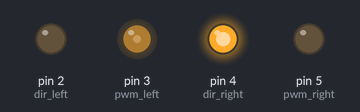
Recording of a sketch running on a simulated Arduino Uno, built with avr-gcc and run on an emulated ATmega328P. On the bench: output pins drawn as LEDs (lit = HIGH).

Above: at 0.1 s.
Timing chart, 0 to 1.6 s (numbered marks = the images above):
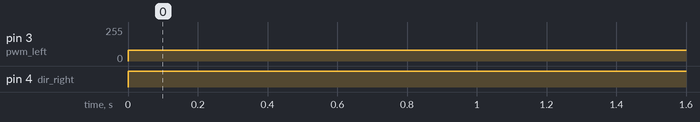

The sketch:

tp.ino
```cpp
#include <HCSR04.h>
UltraSonicDistanceSensor right_sensor(13, 10);
UltraSonicDistanceSensor centre_sensor(12,9);
UltraSonicDistanceSensor left_sensor(11,8);
#define dir_left 2
#define pwm_left 3
#define dir_right 4
#define pwm_right 5


void setup () {
  pinMode(dir_left, OUTPUT);
  pinMode(dir_right,OUTPUT);
  pinMode(pwm_left, OUTPUT);
  pinMode(pwm_right,OUTPUT);
    Serial.begin(9600);  // We initialize serial connection so that we could print values from sensor.
}

void left()
{
  digitalWrite(dir_left,LOW);
  digitalWrite(dir_right,HIGH);
  analogWrite(pwm_right,0);
  analogWrite(pwm_left,80);
  delay(5000);
}
void right()
{
  digitalWrite(dir_left,HIGH);
  digitalWrite(dir_right,LOW);
  analogWrite(pwm_right,80);
  analogWrite(pwm_left,0);
  delay(5000);
}
void forward()
{
  digitalWrite(dir_left,LOW);
  digitalWrite(dir_right,LOW);
  analogWrite(pwm_right,80);
  analogWrite(pwm_left,80);
  delay(5000);
}
void sharp_right(int speed)
{
    digitalWrite(dir_left,HIGH);
    digitalWrite(dir_right,LOW);
    analogWrite(pwm_left, speed);
    analogWrite(pwm_right,speed);
    delay(5000);
}
void sharp_left(int speed)
{
    digitalWrite(dir_left,LOW);
    digitalWrite(dir_right,HIGH);
    analogWrite(pwm_left, speed);
    analogWrite(pwm_right, speed);
    delay(5000);
}
void loop()
{
left();
}
```

Measured:
- by itself, pin 3 (pwm_left): 0/255 → 80/255 at 0.00 s
- by itself, pin 4 (dir_right): LOW → HIGH at 0.00 s
